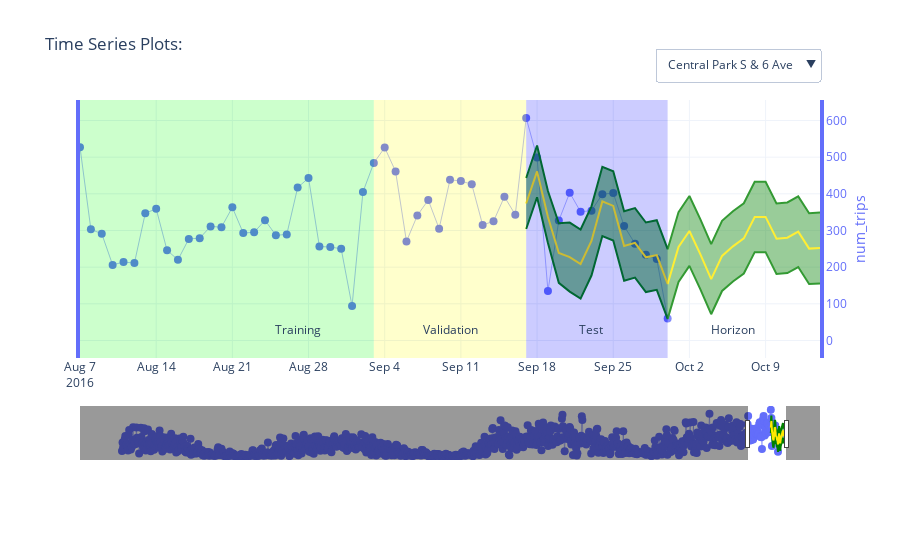

Here is the notebook cell this chart was saved with:
### Markdown cell above
### Visualize Time Series with Forecast

### Code cell
# NA values in Pandas will not convert to JSON which Plotly uses:
rawSeries = rawSeries.fillna(np.nan).replace([np.nan], [None])

# create a figure:
fig = go.Figure()

# get a list of colors to use:
colors = px.colors.qualitative.Plotly

# list of columns to plot over time : target and covariates
variables = [TARGET_COLUMN] #+ COVARIATE_COLUMNS

# create dropdown/button to toggle series
buttons = []
b = 0 # default button index

# iterate through series:
series = rawSeries[SERIES_COLUMN].unique().tolist()[0:viz_limit]
for s in series:    
    # iterate trhough columns
    for y, v in enumerate(variables):
        fig.add_trace(
            go.Scatter(
                x = rawSeries[rawSeries[SERIES_COLUMN]==s][TIME_COLUMN],
                y = rawSeries[rawSeries[SERIES_COLUMN]==s][v],
                name = f'{v}',
                text = rawSeries[rawSeries[SERIES_COLUMN]==s][v],
                yaxis = f"y{y+1}",
                hoverinfo='name+x+text',
                line = {'width': 0.5},
                marker = {'size': 8},
                mode = 'lines+markers',
                showlegend = False,
                visible = (b==0) # make a series visible as default: this uses the first series
            )
        )
        if y == 0: # add the forecast
            # add the forecast prediction funnel to test and horizon: lower
            fig.add_trace(
                go.Scatter(
                    x = explain[explain[SERIES_COLUMN]==s][TIME_COLUMN],
                    y = explain[explain[SERIES_COLUMN]==s]['prediction_interval_lower_bound'],
                    name = f'Lower Prediction: {v}',
                    text = explain[explain[SERIES_COLUMN]==s]['prediction_interval_lower_bound'],
                    yaxis = f"y{y+1}",
                    hoverinfo='name+x+text',
                    line = {'width': 2, 'color': 'rgb(0,128,0)'},
                    mode = 'lines',
                    showlegend = False,
                    visible = (b==0) # make a series visible as default: this uses the first series
                )
            )
            # add the forecast prediction funnel to test and horizon: upper
            fig.add_trace(
                go.Scatter(
                    x = explain[explain[SERIES_COLUMN]==s][TIME_COLUMN],
                    y = explain[explain[SERIES_COLUMN]==s]['prediction_interval_upper_bound'],
                    name = f'Upper Prediction: {v}',
                    text = explain[explain[SERIES_COLUMN]==s]['prediction_interval_upper_bound'],
                    yaxis = f"y{y+1}",
                    hoverinfo='name+x+text',
                    line = {'width': 2, 'color': 'rgb(0,128,0)'},
                    mode = 'lines',
                    fillcolor = 'rgba(0,128,0,0.5)',
                    fill = 'tonexty',
                    showlegend = False,
                    visible = (b==0) # make a series visible as default: this uses the first series
                )
            )
            # add the forecast fit
            fig.add_trace(
                go.Scatter(
                    x = explain[explain[SERIES_COLUMN]==s][TIME_COLUMN],
                    y = explain[explain[SERIES_COLUMN]==s]['time_series_adjusted_data'],
                    name = f'Forecast: {v}',
                    text = explain[explain[SERIES_COLUMN]==s]['time_series_adjusted_data'],
                    yaxis = f"y{y+1}",
                    hoverinfo='name+x+text',
                    line = {'width': 2, 'color': 'rgb(255,234,0)'},
                    mode = 'lines',
                    showlegend = False,
                    visible = (b==0) # make a series visible as default: this uses the first series
                )
            )
    
    # which button to show:
    ff = 3 # count of forecast related traces add to each series
    which_buttons = [False] * len(series) * (len(variables) + ff)
    which_buttons[b * (len(variables) +ff):(b+1)*(len(variables) + ff)] = [True] * (len(variables) + ff)

    # create button for series:
    button = dict(
        label = s,
        method = 'update',
        args = [{'visible': which_buttons}]
    )
    buttons.append(button)
    b += 1

# add split regions: training
fig.add_shape(
    fillcolor = 'rgba(0, 255, 0, 0.2)',
    line = {'width': 0},
    type = 'rect',
    x0 = keyDates['start_date'][0],
    x1 = keyDates['val_start'][0],
    xref = 'x',
    y0 = 0,
    y1 = 1,
    yref = 'paper'
)
fig.add_annotation(
    x = keyDates['val_start'][0] - (keyDates['test_start'][0]-keyDates['val_start'][0])/2,
    y = 0,
    ax = 0, ay = 0,
    yref = 'y1',
    xref = 'x',
    text = 'Training',
    yanchor = 'bottom'
)

# add split regions: validation
fig.add_shape(
    fillcolor = 'rgba(255, 255, 0, 0.2)',
    line = {'width': 0},
    type = 'rect',
    x0 = keyDates['val_start'][0],
    x1 = keyDates['test_start'][0],
    xref = 'x',
    y0 = 0,
    y1 = 1,
    yref = 'paper'
)
fig.add_annotation(
    x = keyDates['val_start'][0] + (keyDates['test_start'][0]-keyDates['val_start'][0])/2,
    y = 0,
    ax = 0, ay = 0,
    yref = 'y1',
    xref = 'x',
    text = 'Validation',
    yanchor = 'bottom'
)

# add split regions: test
fig.add_shape(
    fillcolor = 'rgba(0, 0, 255, 0.2)',
    line = {'width': 0},
    type = 'rect',
    x0 = keyDates['test_start'][0],
    x1 = keyDates['end_date'][0],
    xref = 'x',
    y0 = 0,
    y1 = 1,
    yref = 'paper'
)
fig.add_annotation(
    x = keyDates['test_start'][0] + (keyDates['end_date'][0]-keyDates['test_start'][0])/2,
    y = 0,
    ax = 0, ay = 0,
    yref = 'y1',
    xref = 'x',
    text = 'Test',
    yanchor = 'bottom'
)

# add split regions: horizon
fig.add_shape(
    fillcolor = 'rgba(255, 255, 255, 0.2)',
    line = {'width': 0},
    type = 'rect',
    x0 = keyDates['end_date'][0],
    x1 = keyDates['end_date'][0]+timedelta(days = forecast_horizon),
    xref = 'x',
    y0 = 0,
    y1 = 1,
    yref = 'paper'
)
fig.add_annotation(
    x = keyDates['end_date'][0] + (keyDates['end_date'][0]-keyDates['test_start'][0])/2,
    y = 0,
    ax = 0, ay = 0,
    yref = 'y1',
    xref = 'x',
    text = 'Horizon',
    yanchor = 'bottom'
)

# configure axes layout:
layout = dict(
    xaxis =  dict(
        range = [keyDates['end_date'][0] - 2*(keyDates['end_date'][0] - keyDates['val_start'][0]), keyDates['end_date'][0]+timedelta(days = forecast_horizon)],
        rangeslider = dict(
            autorange = True,
            range = [keyDates['start_date'][0], keyDates['end_date'][0]+timedelta(days = forecast_horizon)]
        ),
        type = 'date'
    )
)
for v, variable in enumerate(variables):
    layout[f'yaxis{v+1}'] = dict(
        anchor = 'x',
        domain = [v*(1/len(variables)), (v+1)*(1/len(variables))],
        autorange = True,
        mirror = True,
        autoshift = True,
        title = dict(text = variable, standoff = 10 + 20 * (v % 2), font = dict(color = colors[v])),
        tickfont = dict(color = colors[v]),
        tickmode = 'auto',
        linecolor = colors[v],
        linewidth = 4,
        showline = True,
        side = 'right',
        type = 'linear',
        zeroline = False
    )

# final update of display before rendering
fig.update_layout(
    layout,
    title = 'Time Series Plots:',
    dragmode="zoom",
    hovermode="x",
    legend=dict(traceorder="reversed"),
    height=600,
    template="plotly_white",
    margin=dict(
        t=100,
        b=100
    ),
    updatemenus = [
        dict(
            buttons = buttons,
            type = 'dropdown',
            direction = 'down',
            x = 1,
            y = 1.2,
            showactive = True
        )
    ]
)

# render the interactive plot:
fig.show()

### Figure 1 — Plotly figure (JSON) as saved in the notebook; plotly's stock layout.template omitted (floating-point values rounded to 4 significant figures; data arrays with more than 128 entries replaced by an {"elided": "..."} marker saying what was removed)
{"data": [{"hoverinfo": "name+x+text", "line": {"width": 0.5}, "marker": {"size": 8}, "mode": "lines+markers", "name": "num_trips", "showlegend": false, "text": {"elided": "1177 int values"}, "type": "scatter", "visible": true, "x": {"elided": "1177 str values"}, "y": {"elided": "1177 int values"}, "yaxis": "y"}, {"hoverinfo": "name+x+text", "line": {"color": "rgb(0,128,0)", "width": 2}, "mode": "lines", "name": "Lower Prediction: num_trips", "showlegend": false, "text": [304.0, 390.6, 266.0, 157.0, 133.3, 114.2, 177.1, 284.8, 272.4, 163.2, 171.6, 132.0, 138.0, 58.84, 159.7, 203.3, 140.1, 71.59, 135.0, 160.9, 182.5, 240.8, 240.9, 181.1, 183.9, 200.3, 154.0, 155.6], "type": "scatter", "visible": true, "x": ["2016-09-17", "2016-09-18", "2016-09-19", "2016-09-20", "2016-09-21", "2016-09-22", "2016-09-23", "2016-09-24", "2016-09-25", "2016-09-26", "2016-09-27", "2016-09-28", "2016-09-29", "2016-09-30", "2016-10-01", "2016-10-02", "2016-10-03", "2016-10-04", "2016-10-05", "2016-10-06", "2016-10-07", "2016-10-08", "2016-10-09", "2016-10-10", "2016-10-11", "2016-10-12", "2016-10-13", "2016-10-14"], "y": [304.0, 390.6, 266.0, 157.0, 133.3, 114.2, 177.1, 284.8, 272.4, 163.2, 171.6, 132.0, 138.0, 58.84, 159.7, 203.3, 140.1, 71.59, 135.0, 160.9, 182.5, 240.8, 240.9, 181.1, 183.9, 200.3, 154.0, 155.6], "yaxis": "y"}, {"fill": "tonexty", "fillcolor": "rgba(0,128,0,0.5)", "hoverinfo": "name+x+text", "line": {"color": "rgb(0,128,0)", "width": 2}, "mode": "lines", "name": "Upper Prediction: num_trips", "showlegend": false, "text": [443.2, 531.9, 407.4, 319.8, 321.6, 302.6, 365.7, 473.7, 461.5, 352.5, 361.2, 321.8, 328.0, 249.0, 350.1, 393.9, 330.9, 262.6, 326.2, 352.4, 374.3, 432.7, 433.0, 373.5, 376.5, 393.1, 347.0, 348.9], "type": "scatter", "visible": true, "x": ["2016-09-17", "2016-09-18", "2016-09-19", "2016-09-20", "2016-09-21", "2016-09-22", "2016-09-23", "2016-09-24", "2016-09-25", "2016-09-26", "2016-09-27", "2016-09-28", "2016-09-29", "2016-09-30", "2016-10-01", "2016-10-02", "2016-10-03", "2016-10-04", "2016-10-05", "2016-10-06", "2016-10-07", "2016-10-08", "2016-10-09", "2016-10-10", "2016-10-11", "2016-10-12", "2016-10-13", "2016-10-14"], "y": [443.2, 531.9, 407.4, 319.8, 321.6, 302.6, 365.7, 473.7, 461.5, 352.5, 361.2, 321.8, 328.0, 249.0, 350.1, 393.9, 330.9, 262.6, 326.2, 352.4, 374.3, 432.7, 433.0, 373.5, 376.5, 393.1, 347.0, 348.9], "yaxis": "y"}, {"hoverinfo": "name+x+text", "line": {"color": "rgb(255,234,0)", "width": 2}, "mode": "lines", "name": "Forecast: num_trips", "showlegend": false, "text": [373.6, 461.2, 336.7, 238.4, 227.5, 208.4, 271.4, 379.2, 366.9, 257.8, 266.4, 226.9, 233.0, 153.9, 254.9, 298.6, 235.5, 167.1, 230.6, 256.6, 278.4, 336.8, 336.9, 277.3, 280.2, 296.7, 250.5, 252.2], "type": "scatter", "visible": true, "x": ["2016-09-17", "2016-09-18", "2016-09-19", "2016-09-20", "2016-09-21", "2016-09-22", "2016-09-23", "2016-09-24", "2016-09-25", "2016-09-26", "2016-09-27", "2016-09-28", "2016-09-29", "2016-09-30", "2016-10-01", "2016-10-02", "2016-10-03", "2016-10-04", "2016-10-05", "2016-10-06", "2016-10-07", "2016-10-08", "2016-10-09", "2016-10-10", "2016-10-11", "2016-10-12", "2016-10-13", "2016-10-14"], "y": [373.6, 461.2, 336.7, 238.4, 227.5, 208.4, 271.4, 379.2, 366.9, 257.8, 266.4, 226.9, 233.0, 153.9, 254.9, 298.6, 235.5, 167.1, 230.6, 256.6, 278.4, 336.8, 336.9, 277.3, 280.2, 296.7, 250.5, 252.2], "yaxis": "y"}], "layout": {"annotations": [{"ax": 0, "ay": 0, "text": "Training", "x": "2016-08-27", "xref": "x", "y": 0, "yanchor": "bottom", "yref": "y"}, {"ax": 0, "ay": 0, "text": "Validation", "x": "2016-09-10", "xref": "x", "y": 0, "yanchor": "bottom", "yref": "y"}, {"ax": 0, "ay": 0, "text": "Test", "x": "2016-09-23", "xref": "x", "y": 0, "yanchor": "bottom", "yref": "y"}, {"ax": 0, "ay": 0, "text": "Horizon", "x": "2016-10-06", "xref": "x", "y": 0, "yanchor": "bottom", "yref": "y"}], "autosize": true, "dragmode": "zoom", "hovermode": "x", "legend": {"traceorder": "reversed"}, "margin": {"b": 100, "t": 100}, "shapes": [{"fillcolor": "rgba(0, 255, 0, 0.2)", "line": {"width": 0}, "type": "rect", "x0": "2013-07-01", "x1": "2016-09-03", "xref": "x", "y0": 0, "y1": 1, "yref": "paper"}, {"fillcolor": "rgba(255, 255, 0, 0.2)", "line": {"width": 0}, "type": "rect", "x0": "2016-09-03", "x1": "2016-09-17", "xref": "x", "y0": 0, "y1": 1, "yref": "paper"}, {"fillcolor": "rgba(0, 0, 255, 0.2)", "line": {"width": 0}, "type": "rect", "x0": "2016-09-17", "x1": "2016-09-30", "xref": "x", "y0": 0, "y1": 1, "yref": "paper"}, {"fillcolor": "rgba(255, 255, 255, 0.2)", "line": {"width": 0}, "type": "rect", "x0": "2016-09-30", "x1": "2016-10-14", "xref": "x", "y0": 0, "y1": 1, "yref": "paper"}], "title": {"text": "Time Series Plots:"}, "updatemenus": [{"buttons": [{"args": [{"visible": [true, true, true, true]}], "label": "Central Park S & 6 Ave", "method": "update"}], "direction": "down", "showactive": true, "type": "dropdown", "x": 1, "y": 1.2}], "xaxis": {"range": ["2016-08-07", "2016-10-14"], "rangeslider": {"autorange": true, "range": ["2013-04-13 17:13:51.8054", "2016-12-17 06:46:08.1946"], "yaxis": {"_template": null, "rangemode": "match"}}, "type": "date"}, "yaxis": {"anchor": "x", "autorange": true, "autoshift": true, "domain": [0, 1], "linecolor": "#636EFA", "linewidth": 4, "mirror": true, "range": [-45.94, 653.9], "showline": true, "side": "right", "tickfont": {"color": "#636EFA"}, "tickmode": "auto", "title": {"font": {"color": "#636EFA"}, "standoff": 10, "text": "num_trips"}, "type": "linear", "zeroline": false}}}
